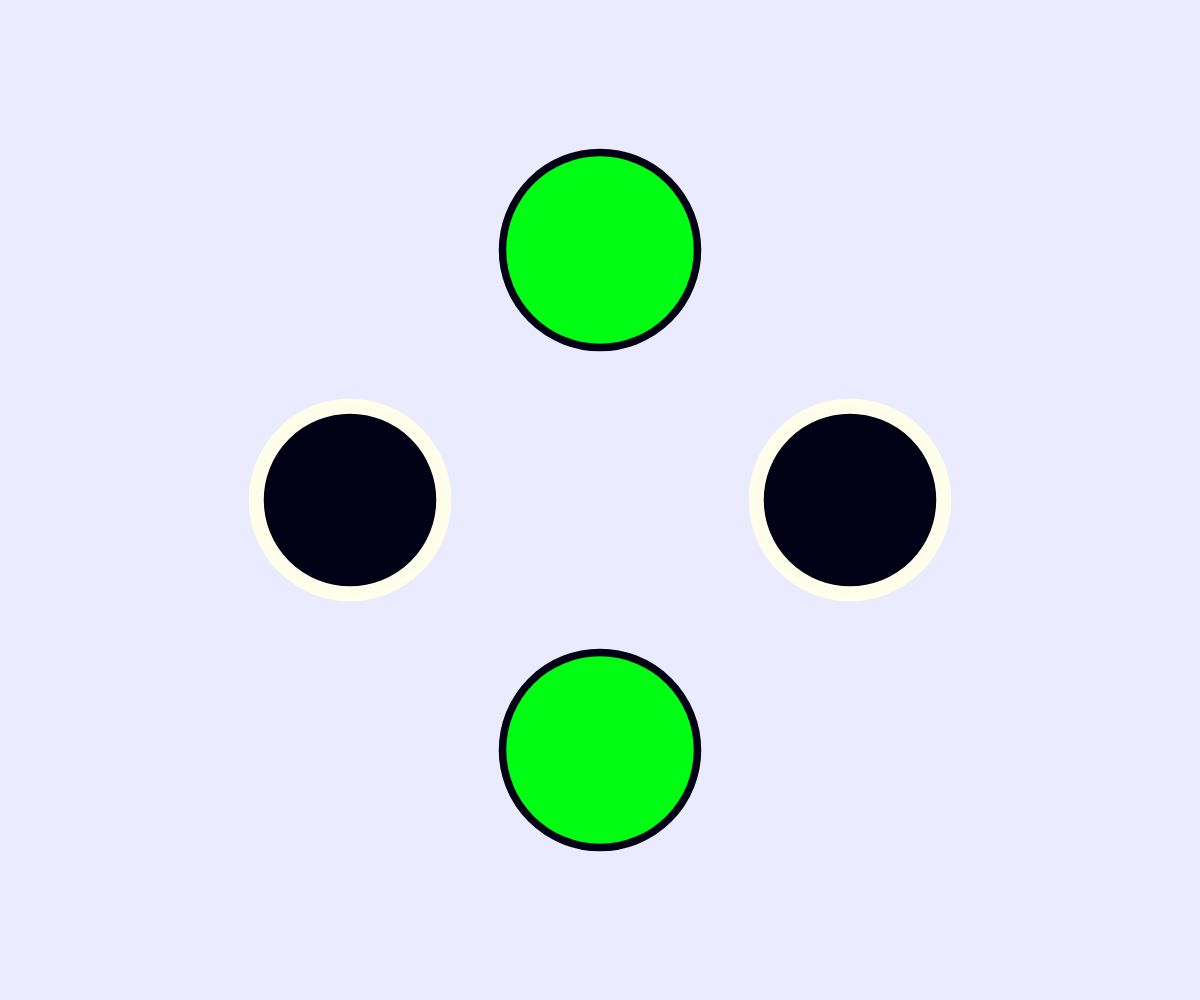
Frame 1 (no input)
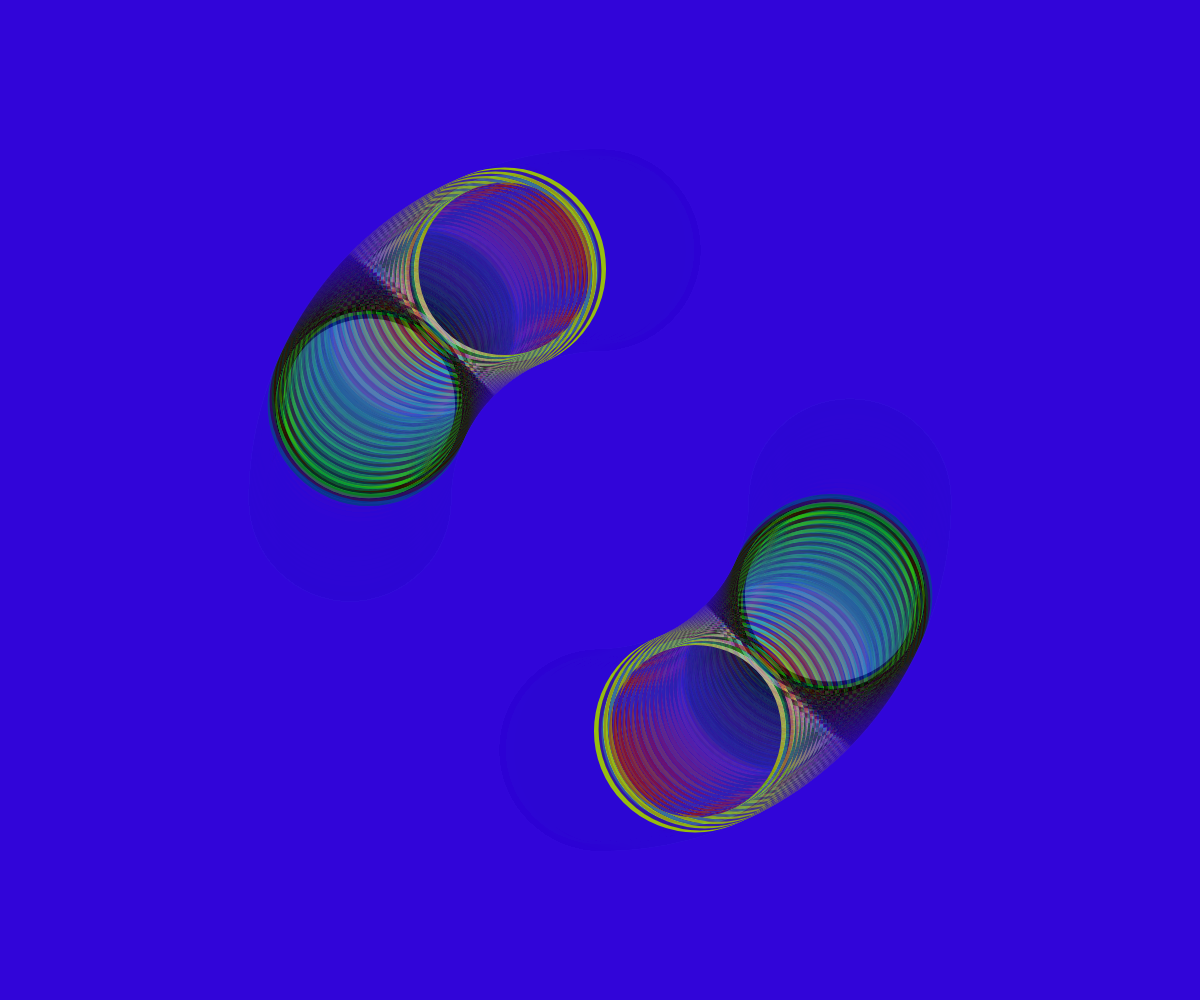
Frame 60 (no input)
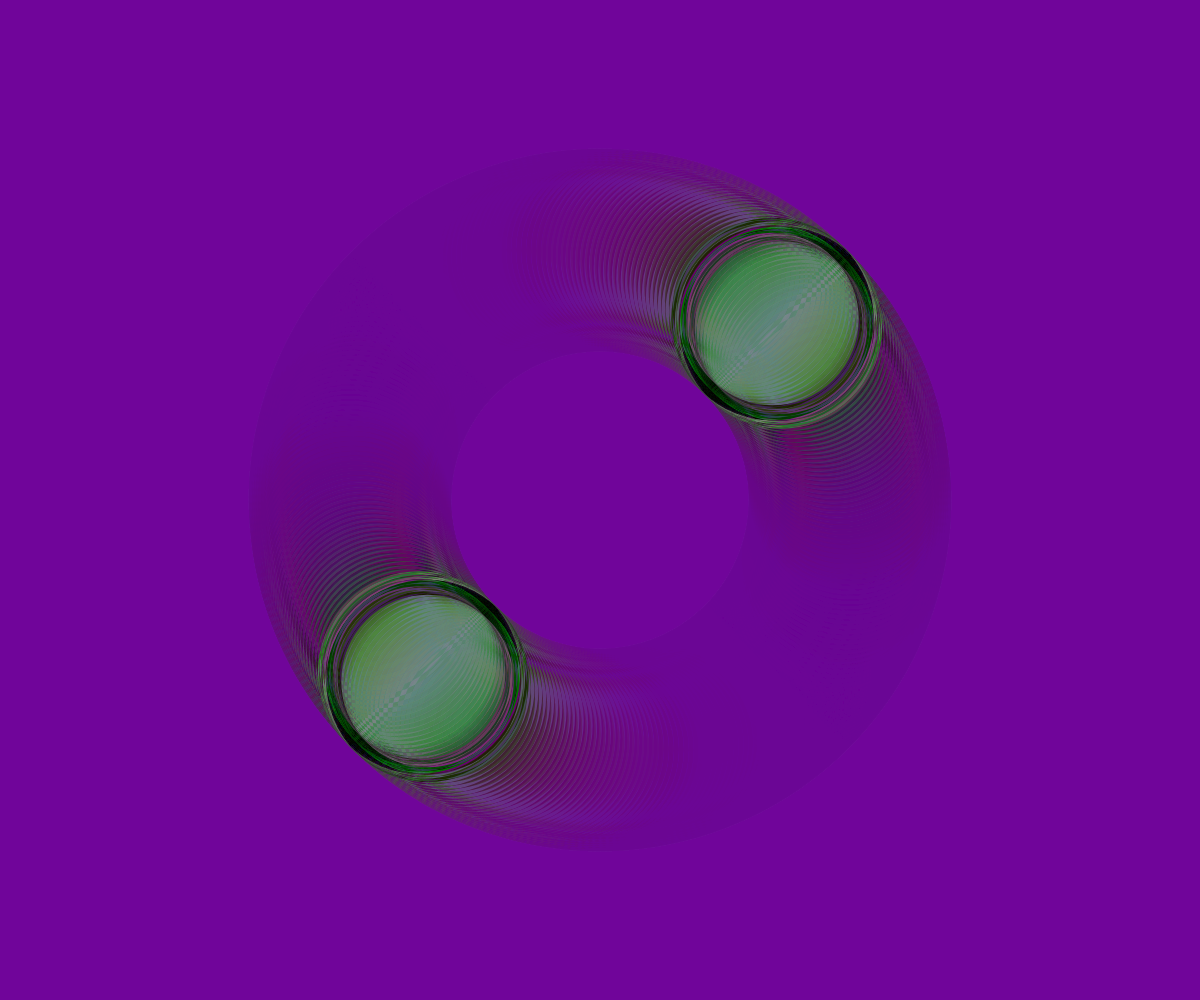
Frame 120 (the mouse pressed at the canvas centre since frame 60)

The p5.js sketch that drew these frames (run headless with seeded random() and noise() and a simulated clock; from frame 60 on, the mouse is pressed at the canvas centre):

// p5.js sketch
// ── sketch.js
let angle = 0;
let cval = 0;
let direction = 1; 

function setup() {
  createCanvas(windowWidth, windowHeight);
  noFill();
  stroke(255);
}

function windowResized() {
  resizeCanvas(windowWidth, windowHeight);
  background(0);
  rectMode(CENTER)
}

function draw() {
  blendMode(BLEND);
  background(cval, 0, 255 - cval, 20);
  blendMode(DIFFERENCE);
  
  // Update color over time
  // Update cval smoothly between 0 and 255
  cval += direction;
  if (cval >= 255 || cval <= 0) {
    direction *= -1; // Reverse direction when hitting limits
  }


  // the origin to the center of the canvas, this is now (0,0)
  translate(width / 2, height / 2);
  
  // create a minimum dimension proportional to canvas
  let minDimension = min(width, height);

  strokeWeight(minDimension * 0.015);

  let radius = minDimension * 0.25;
  // xpos & ypos is changing from -1 to 1
  // and multiplying by the radius inserts space between the circle 
  // and the origin
  let x = sin(angle) * radius; 
  let y = cos(angle) * radius;
  fill(0,cval,0)
  stroke(255-cval)
  circle(-y, -x, radius * 0.75);
  circle(y, x, radius * 0.75);
  fill(0,255-cval,0)
  stroke(cval)
  circle(-x, -y, radius * 0.75);
  circle(x, y, radius * 0.75);
  

  angle += 0.02;
}
